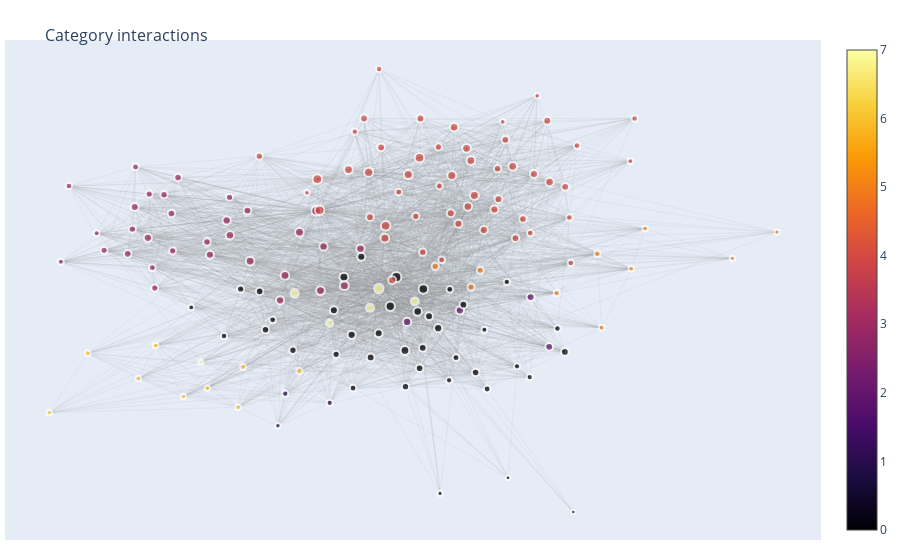

Source (notebook cell):
### Code cell
connection_thld = 1  # if set > 1 - be aware of isolated nodes, it affects scale of a figure

cG, cG_node_sizes = produce_interaction_graph(
    data=df['categories'],
    edge_weight_smoothing_fn=np.log1p,
    node_size_smoothing_fn=np.log1p,
    connection_thld=connection_thld,
    name='category_interaction',
)
# print(nx.info(cG))

# filter out isolated nodes
components = [x for x in list(nx.connected_components(cG)) if len(x) > 1]

subgraph_nodes = set.union(*components)
cG = cG.subgraph(subgraph_nodes)
    
    
plot_interaction_graph(
    G=cG, 
    category_data=category_data,
    category_color_lvl=1,
    node_sizes=cG_node_sizes,
    seed=seed, 
    title='<br>Category interactions',
    edge_width=0.1,
)

### Figure 1 — Plotly figure (JSON) as saved in the notebook; plotly's stock layout.template omitted (floating-point values rounded to 4 significant figures; data arrays with more than 128 entries replaced by an {"elided": "..."} marker saying what was removed)
{"data": [{"hoverinfo": "none", "line": {"color": "#888", "width": 0.1}, "mode": "lines", "type": "scatter", "x": {"elided": "11091 float values"}, "y": {"elided": "11091 float values"}}, {"hoverinfo": "text", "marker": {"color": {"elided": "154 int values"}, "colorscale": [[0, "#000004"], [0.1111, "#1b0c41"], [0.2222, "#4a0c6b"], [0.3333, "#781c6d"], [0.4444, "#a52c60"], [0.5556, "#cf4446"], [0.6667, "#ed6925"], [0.7778, "#fb9b06"], [0.8889, "#f7d13d"], [1, "#fcffa4"]], "line": {"width": 2}, "showscale": true, "size": {"elided": "155 float values"}}, "mode": "markers", "text": {"elided": "154 str values"}, "type": "scatter", "x": {"elided": "154 float values"}, "y": {"elided": "154 float values"}}], "layout": {"hovermode": "closest", "margin": {"b": 20, "l": 5, "r": 5, "t": 40}, "showlegend": false, "title": {"font": {"size": 16}, "text": "<br>Category interactions"}, "xaxis": {"showgrid": false, "showticklabels": false, "zeroline": false}, "yaxis": {"showgrid": false, "showticklabels": false, "zeroline": false}}}
